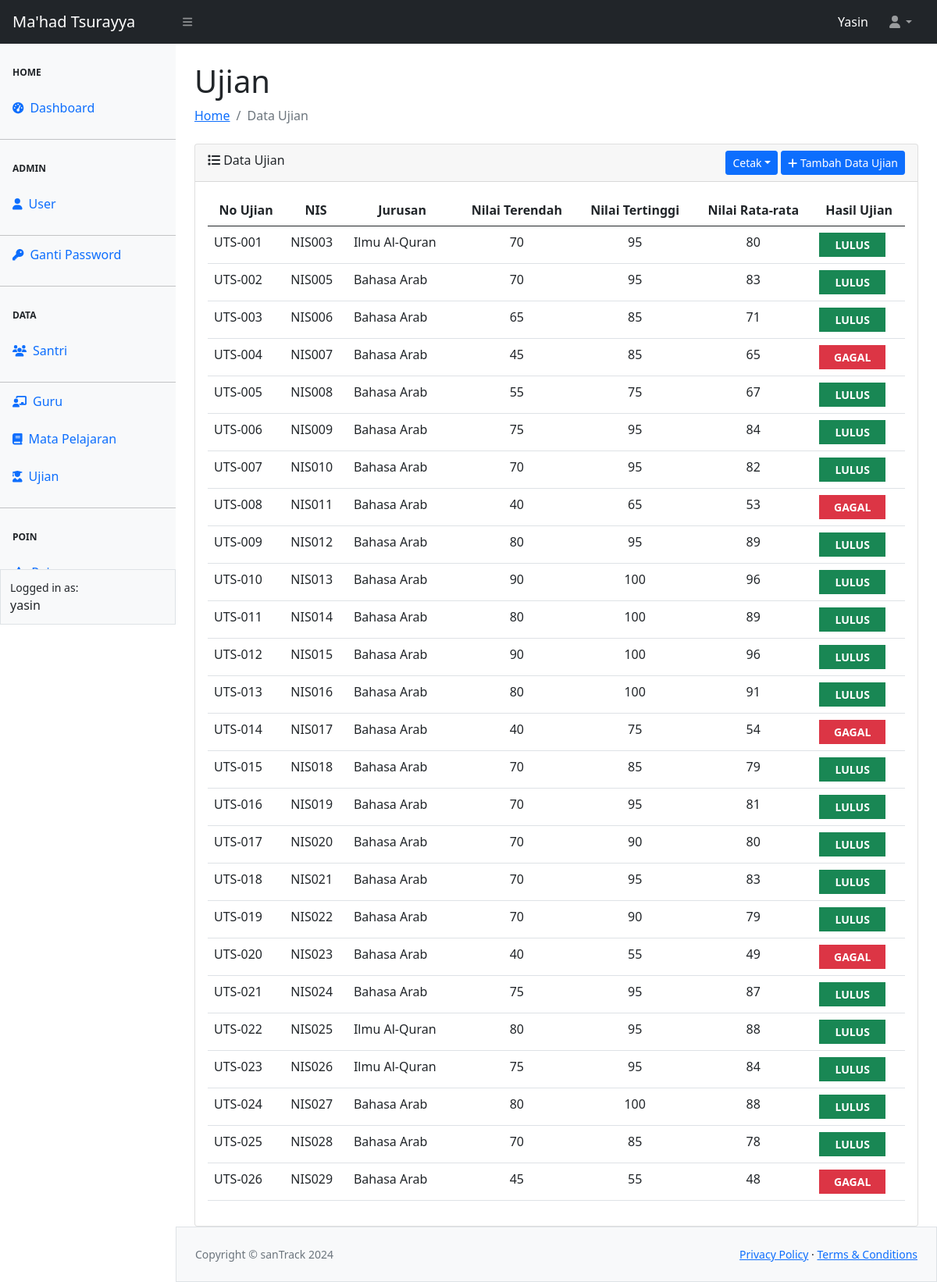
The page /ujian/ujian.php (signed in) on the database its author committed.
### tables this page shows
CREATE TABLE `tbl_ujian` (
  `no_ujian` char(7) NOT NULL,
  `tgl_ujian` date NOT NULL,
  `nis` char(6) NOT NULL,
  `jurusan` varchar(50) NOT NULL,
  `total_nilai` int(11) NOT NULL,
  `nilai_terendah` int(11) NOT NULL,
  `nilai_tertinggi` int(11) NOT NULL,
  `nilai_rata2` int(11) NOT NULL,
  `hasil_ujian` varchar(10) NOT NULL
);

### ujian/ujian.php (the view, shortened to what this page needs)
<?php
require_once "../config.php";
require_once "../template/header.php";
require_once "../template/navbar.php";
require_once "../template/sidebar.php";
?>
<div id="layoutSidenav_content">
    <main>
        <div class="container-fluid px-4">
            <h1 class="mt-4">Ujian</h1>
            <ol class="breadcrumb mb-4">
                <li class="breadcrumb-item"><a href="../index.php">Home</a></li>
                <li class="breadcrumb-item active">Data Ujian</li>
            </ol>
            <div class="card">
                <div class="card-header">
                    <i class="fa-solid fa-list"></i> Data Ujian
                    <a href="nilai-ujian.php" class="btn btn-sm btn-primary float-end ms-1"><i class="fa-solid fa-plus"></i> Tambah Data Ujian</a>
                    <div class="dropdown" style="margin-top: -30px;">
                        <button type="button" class="btn btn-sm btn-primary dropdown-toggle float-end" data-bs-toggle="dropdown">Cetak</button>
                    </div>
                </div>
                <div class="card-body">
                    <table class="table table-hover" id="datatablesSimple">
                        <thead>
                            <tr>
                                <th scope="col"><center>No Ujian</center></th>
                                <th scope="col"><center>NIS</center></th>
                                <th scope="col"><center>Jurusan</center></th>
                                <th scope="col"><center>Nilai Terendah</center></th>
                                <th scope="col"><center>Nilai Tertinggi</center></th>
                                <th scope="col"><center>Nilai Rata-rata</center></th>
                                <th scope="col"><center>Hasil Ujian</center></th>
                            </tr>
                        </thead>
                        <tbody>
                            <?php
                            $queryUjian = mysqli_query($koneksi, "SELECT * FROM tbl_ujian");
                            while ($data = mysqli_fetch_array($queryUjian)) {
                            ?>
                                <tr>
                                    <td><?= $data['no_ujian'] ?></td>
                                    <td><?= $data['nis'] ?></td>
                                    <td><?= $data['jurusan'] ?></td>
                                    <td align="center"><?= $data['nilai_terendah'] ?></td>
                                    <td align="center"><?= $data['nilai_tertinggi'] ?></td>
                                    <td align="center"><?= $data['nilai_rata2'] ?></td>
                                    <td>
                                        <?php
                                        if ($data['hasil_ujian'] == 'LULUS') { ?>
                                            <button type="button" class="btn btn-success btn-sm rounded-0 col-10 fw-bold text-uppercase"><?= $data['hasil_ujian'] ?></button>
                                        <?php } else { ?>
                                            <button type="button" class="btn btn-danger btn-sm rounded-0 col-10 fw-bold text-uppercase"><?= $data['hasil_ujian'] ?></button>
                                        <?php }
                                        ?>
                                    </td>
                                </tr>
                            <?php } ?>
                        </tbody>
                    </table>
                </div>
            </div>
        </div>
    </main>
<?php
require_once "../template/footer.php";
?>

### rows shown on the page
tbl_ujian: no_ujian "UTS-001", nis "NIS003", jurusan "Ilmu Al-Quran", nilai_terendah "70", nilai_tertinggi "95", nilai_rata2 "80", hasil_ujian "LULUS"
tbl_ujian: no_ujian "UTS-002", nis "NIS005", jurusan "Bahasa Arab", nilai_terendah "70", nilai_tertinggi "95", nilai_rata2 "83", hasil_ujian "LULUS"
tbl_ujian: no_ujian "UTS-003", nis "NIS006", jurusan "Bahasa Arab", nilai_terendah "65", nilai_tertinggi "85", nilai_rata2 "71", hasil_ujian "LULUS"
tbl_ujian: no_ujian "UTS-004", nis "NIS007", jurusan "Bahasa Arab", nilai_terendah "45", nilai_tertinggi "85", nilai_rata2 "65", hasil_ujian "GAGAL"
tbl_ujian: no_ujian "UTS-005", nis "NIS008", jurusan "Bahasa Arab", nilai_terendah "55", nilai_tertinggi "75", nilai_rata2 "67", hasil_ujian "LULUS"
tbl_ujian: no_ujian "UTS-006", nis "NIS009", jurusan "Bahasa Arab", nilai_terendah "75", nilai_tertinggi "95", nilai_rata2 "84", hasil_ujian "LULUS"
tbl_ujian: no_ujian "UTS-007", nis "NIS010", jurusan "Bahasa Arab", nilai_terendah "70", nilai_tertinggi "95", nilai_rata2 "82", hasil_ujian "LULUS"
tbl_ujian: no_ujian "UTS-008", nis "NIS011", jurusan "Bahasa Arab", nilai_terendah "40", nilai_tertinggi "65", nilai_rata2 "53", hasil_ujian "GAGAL"
tbl_ujian: no_ujian "UTS-009", nis "NIS012", jurusan "Bahasa Arab", nilai_terendah "80", nilai_tertinggi "95", nilai_rata2 "89", hasil_ujian "LULUS"
tbl_ujian: no_ujian "UTS-010", nis "NIS013", jurusan "Bahasa Arab", nilai_terendah "90", nilai_tertinggi "100", nilai_rata2 "96", hasil_ujian "LULUS"
tbl_ujian: no_ujian "UTS-011", nis "NIS014", jurusan "Bahasa Arab", nilai_terendah "80", nilai_tertinggi "100", nilai_rata2 "89", hasil_ujian "LULUS"
tbl_ujian: no_ujian "UTS-012", nis "NIS015", jurusan "Bahasa Arab", nilai_terendah "90", nilai_tertinggi "100", nilai_rata2 "96", hasil_ujian "LULUS"
tbl_ujian: no_ujian "UTS-013", nis "NIS016", jurusan "Bahasa Arab", nilai_terendah "80", nilai_tertinggi "100", nilai_rata2 "91", hasil_ujian "LULUS"
tbl_ujian: no_ujian "UTS-014", nis "NIS017", jurusan "Bahasa Arab", nilai_terendah "40", nilai_tertinggi "75", nilai_rata2 "54", hasil_ujian "GAGAL"
tbl_ujian: no_ujian "UTS-015", nis "NIS018", jurusan "Bahasa Arab", nilai_terendah "70", nilai_tertinggi "85", nilai_rata2 "79", hasil_ujian "LULUS"
tbl_ujian: no_ujian "UTS-016", nis "NIS019", jurusan "Bahasa Arab", nilai_terendah "70", nilai_tertinggi "95", nilai_rata2 "81", hasil_ujian "LULUS"
tbl_ujian: no_ujian "UTS-017", nis "NIS020", jurusan "Bahasa Arab", nilai_terendah "70", nilai_tertinggi "90", nilai_rata2 "80", hasil_ujian "LULUS"
tbl_ujian: no_ujian "UTS-018", nis "NIS021", jurusan "Bahasa Arab", nilai_terendah "70", nilai_tertinggi "95", nilai_rata2 "83", hasil_ujian "LULUS"
tbl_ujian: no_ujian "UTS-019", nis "NIS022", jurusan "Bahasa Arab", nilai_terendah "70", nilai_tertinggi "90", nilai_rata2 "79", hasil_ujian "LULUS"
tbl_ujian: no_ujian "UTS-020", nis "NIS023", jurusan "Bahasa Arab", nilai_terendah "40", nilai_tertinggi "55", nilai_rata2 "49", hasil_ujian "GAGAL"
tbl_ujian: no_ujian "UTS-021", nis "NIS024", jurusan "Bahasa Arab", nilai_terendah "75", nilai_tertinggi "95", nilai_rata2 "87", hasil_ujian "LULUS"
tbl_ujian: no_ujian "UTS-022", nis "NIS025", jurusan "Ilmu Al-Quran", nilai_terendah "80", nilai_tertinggi "95", nilai_rata2 "88", hasil_ujian "LULUS"
tbl_ujian: no_ujian "UTS-023", nis "NIS026", jurusan "Ilmu Al-Quran", nilai_terendah "75", nilai_tertinggi "95", nilai_rata2 "84", hasil_ujian "LULUS"
tbl_ujian: no_ujian "UTS-024", nis "NIS027", jurusan "Bahasa Arab", nilai_terendah "80", nilai_tertinggi "100", nilai_rata2 "88", hasil_ujian "LULUS"
tbl_ujian: no_ujian "UTS-025", nis "NIS028", jurusan "Bahasa Arab", nilai_terendah "70", nilai_tertinggi "85", nilai_rata2 "78", hasil_ujian "LULUS"
tbl_ujian: no_ujian "UTS-026", nis "NIS029", jurusan "Bahasa Arab", nilai_terendah "45", nilai_tertinggi "55", nilai_rata2 "48", hasil_ujian "GAGAL"

### other values the page prints
$_SESSION["ssUser"] "Yasin"
$_SESSION["ssUser"] "yasin"
